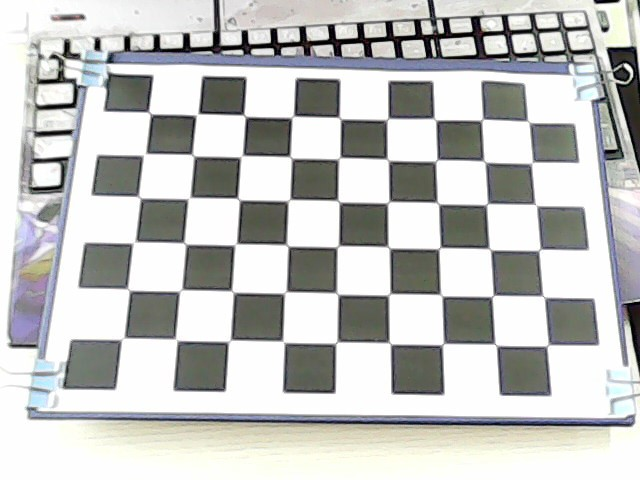
#> input picture camera_calibration/Chessboards/xx1.jpg, 640 x 480 px; its folder holds 5 pictures in this run
$ python calibration_new.py
#> lines starting #> are read from the running program, lines starting #| are printed output that depends on the picture; after the words box and inside, x2 and y2 are one past the last pixel; in counts of white or black regions, pixels touching at a corner belong together
import cv2
import numpy as np
import matplotlib.pyplot as plt
import matplotlib.image as mpimg
import glob


def plot_contrast_imgs(origin_img, converted_img, origin_img_title="origin_img", converted_img_title="converted_img",
                       converted_img_gray=False):
    """
    用于对比显示两幅图像
    """
    fig, (ax1, ax2) = plt.subplots(1, 2, figsize=(15, 20))
    ax1.set_title(origin_img_title)
    ax1.imshow(origin_img)
    ax2.set_title(converted_img_title)
    if converted_img_gray == True:
        ax2.imshow(converted_img, cmap="gray")
    else:
        ax2.imshow(converted_img)
    plt.show()


# 1. 参数设定:定义棋盘横向和纵向的角点个数并指定校正图像的位置
nx = 9
ny = 6
file_paths = glob.glob("./Chessboards/*.jpg")


# 2. 计算相机的内外参数及畸变系数
def cal_calibrate_params(file_paths):
    object_points = []  # 三维空间中的点：3D
    image_points = []  # 图像空间中的点：2d
    # 2.1 生成真实的交点坐标：类似(0,0,0), (1,0,0), (2,0,0) ....,(6,5,0)的三维点
    objp = np.zeros((nx * ny, 3), np.float32)
    objp[:, :2] = np.mgrid[0:nx, 0:ny].T.reshape(-1, 2)
    # 2.2 检测每幅图像角点坐标
    i = 0
    for file_path in file_paths:
        img = cv2.imread(file_path)
#> img is the input picture: shape (480, 640, 3); mean B, G, R 191.2, 193, 192.2
        # 将图像转换为灰度图
        gray = cv2.cvtColor(img, cv2.COLOR_BGR2GRAY)
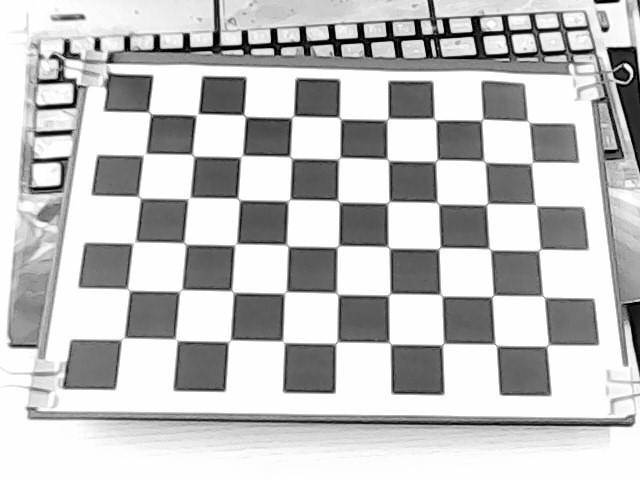
#> gray: shape (480, 640); min 0, max 255, mean 192.5
        # 自动检测棋盘格内4个棋盘格的角点（2白2黑的交点）
        rect, corners = cv2.findChessboardCorners(gray, (nx, ny), None)
#> rect = True; corners = 54 rows, first 8: [148.4, 111.7], [198.5, 113.3], [243.6, 114.6], [291.3, 118.1], [340.8, 119.6], [388.6, 118.1], [435.5, 118.5], [482.9, 118.5]
        # 若检测到角点，则将其存储到object_points和image_points

        if rect == True:
            object_points.append(objp)  # 要求输入的objectPoints的为平面标定模式，即Z轴都为零，否则会出错
            image_points.append(corners)

            # 绘制角点图
            # cv2.drawChessboardCorners(img, (8, 6), corners, rect)  # 记住，OpenCV的绘制函数一般无返回值
            cv2.drawChessboardCorners(img, (9, 6), corners, rect)  # 记住，OpenCV的绘制函数一般无返回值
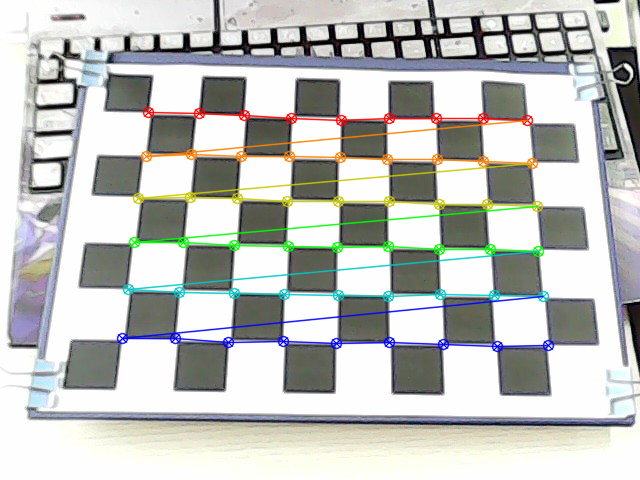
#> img: shape (480, 640, 3); 5.65% of pixels changed, all inside (x1, y1, x2, y2) = (116, 106, 555, 353)
            cv2.imshow('img_cali', img)
            i += 1
            # cv2.imwrite('img%d.jpg' % i, img)
            cv2.waitKey(2000)
#> pass 2 of the loop in cal_calibrate_params, `for file_path in file_paths:`:
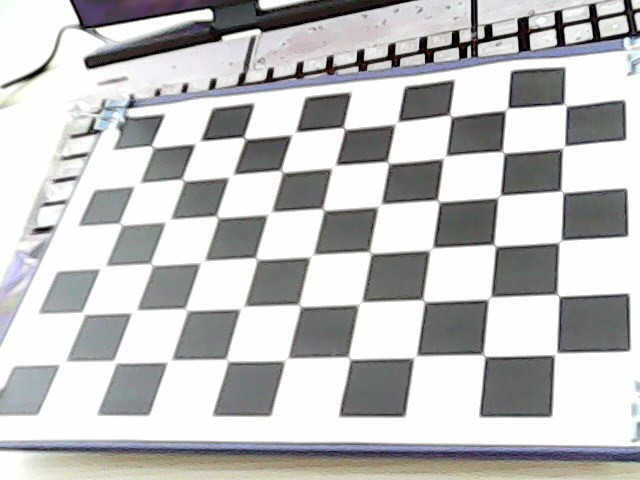
#> input picture camera_calibration/Chessboards/xx2.jpg, 640 x 480 px
#> in cal_calibrate_params, img is the input picture: shape (480, 640, 3); mean B, G, R 190.6, 190.2, 190.5
#> in cal_calibrate_params, `gray = cv2.cvtColor(img, cv2.COLOR_BGR2GRAY)`:
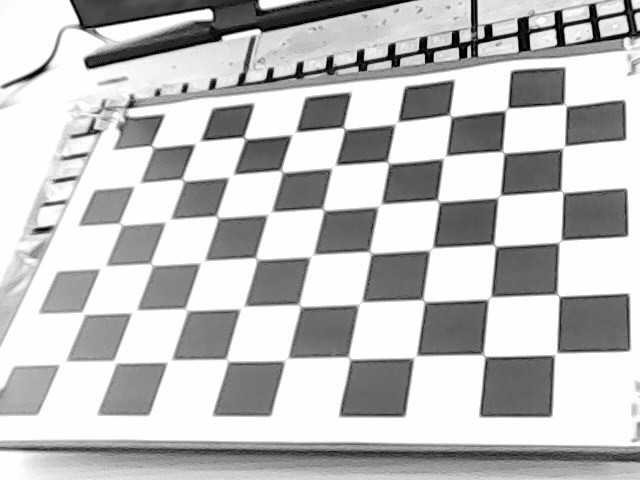
#> gray: shape (480, 640); min 0, max 255, mean 190.3
#> corners = 54 rows, first 8: [153.3, 145.3], [196, 141.2], [244, 138], [293.7, 133.6], [343.5, 127.1], [396.5, 123], [450.6, 115.3], [506.3, 111.5]
#> in cal_calibrate_params, `cv2.drawChessboardCorners(img, (9, 6), corners, rect)`:
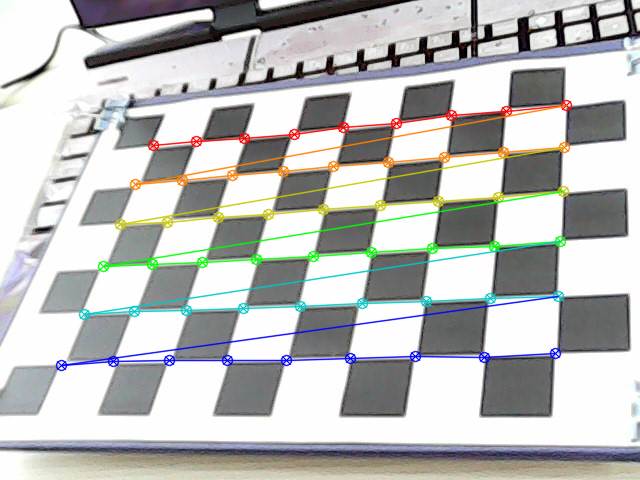
#> img: shape (480, 640, 3); 6.2% of pixels changed, all inside (x1, y1, x2, y2) = (55, 99, 573, 372)
#> pass 3 of the loop in cal_calibrate_params, `for file_path in file_paths:`:
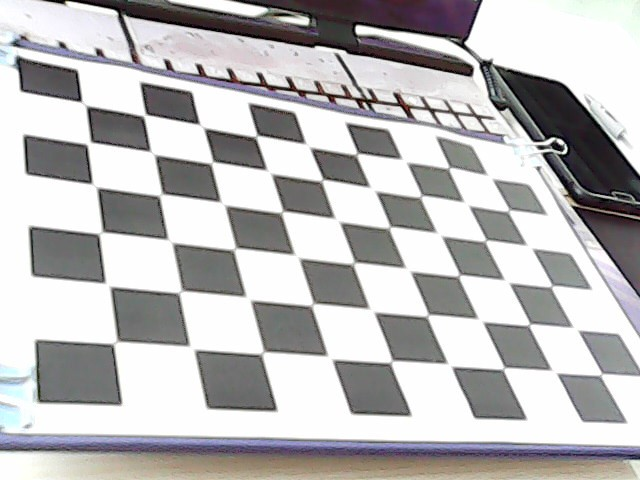
#> input picture camera_calibration/Chessboards/xx3.jpg, 640 x 480 px
#> in cal_calibrate_params, img is the input picture: shape (480, 640, 3); mean B, G, R 184.6, 184.1, 185.5
#> in cal_calibrate_params, `gray = cv2.cvtColor(img, cv2.COLOR_BGR2GRAY)`:
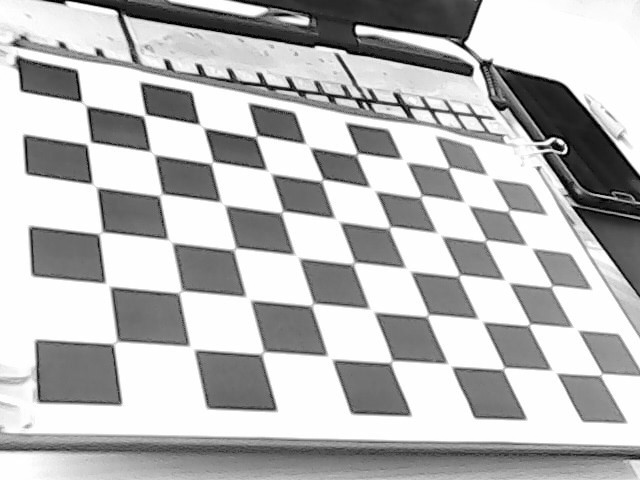
#> gray: shape (480, 640); min 0, max 255, mean 184.6
#> corners = 54 rows, first 8: [85.54, 106.9], [144.8, 114.6], [200.2, 126.5], [256.5, 136], [307.3, 145.6], [357, 154], [404, 160.5], [450.2, 168.3]
#> in cal_calibrate_params, `cv2.drawChessboardCorners(img, (9, 6), corners, rect)`:
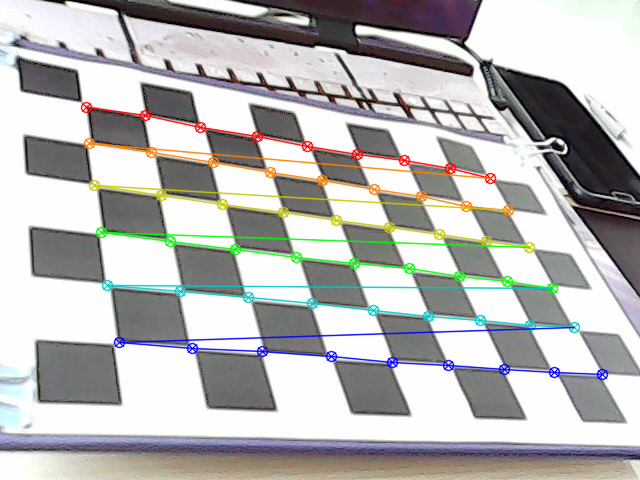
#> img: shape (480, 640, 3); 6% of pixels changed, all inside (x1, y1, x2, y2) = (80, 101, 609, 381)
#> the loop made 5 passes; the first 3 are shown

    # 2.3 获取相机参数
    ret, mtx, dist, rvecs, tvecs = cv2.calibrateCamera(object_points, image_points, gray.shape[::-1], None, None)
    return ret, mtx, dist, rvecs, tvecs


def img_undistort(img, mtx, dist):
    """
    图像去畸变
    """
    return cv2.undistort(img, mtx, dist, None, mtx)


# 测试去畸变函数的效果
file_paths = glob.glob("./Chessboards/*.jpg")
ret, mtx, dist, rvecs, tvecs = cal_calibrate_params(file_paths)
# 标定
print("\r\n-----------------------------------------------------")
print("标定相机所得参数:")
print("ret:", ret)
print("内参数矩阵 mtx:\r\n", mtx)  # 内参数矩阵
print("畸变系数 dist:\r\n", dist)  # 畸变系数  distortion cofficients = (k_1,k_2,p_1,p_2,k_3)
print("旋转向量 rvecs:\r\n", rvecs)  # 旋转向量 # 外参数
print("平移向量 tvecs:\r\n", tvecs)  # 平移向量 # 外参数
print("-----------------------------------------------------")
if mtx.any() != None:  # a.any() or a.all()
    img = mpimg.imread("./Chessboards/xx7.jpg")
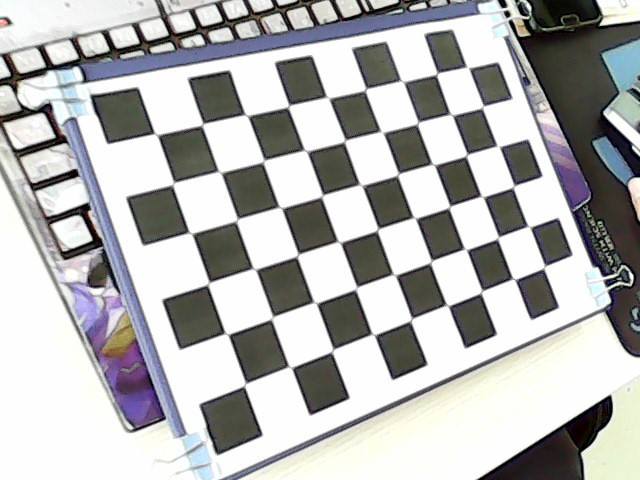
#> input picture camera_calibration/Chessboards/xx7.jpg, 640 x 480 px
#> img is the input picture: shape (480, 640, 3); mean R, G, B 178.2, 178.3, 177.8
    undistort_img = img_undistort(img, mtx, dist)
#> in img_undistort, `return cv2.undistort(img, mtx, dist, None, mtx)`:
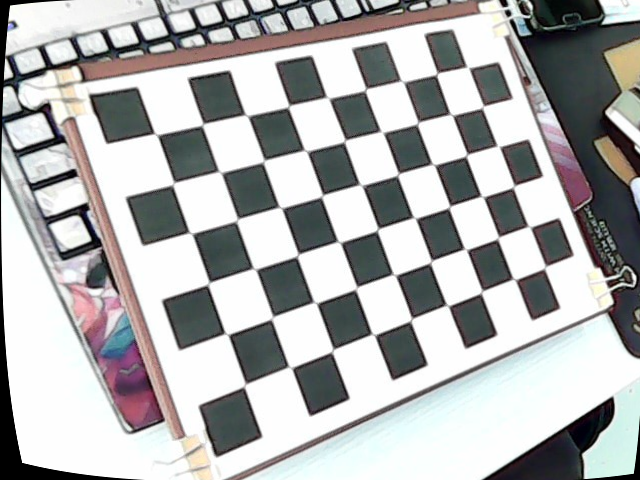
#> returned value: shape (480, 640, 3); mean of channels 0, 1, 2 174.8, 174.9, 174.5; drawn as B, G, R
    plot_contrast_imgs(img, undistort_img)
    print("done!")
else:
    print("failed")
